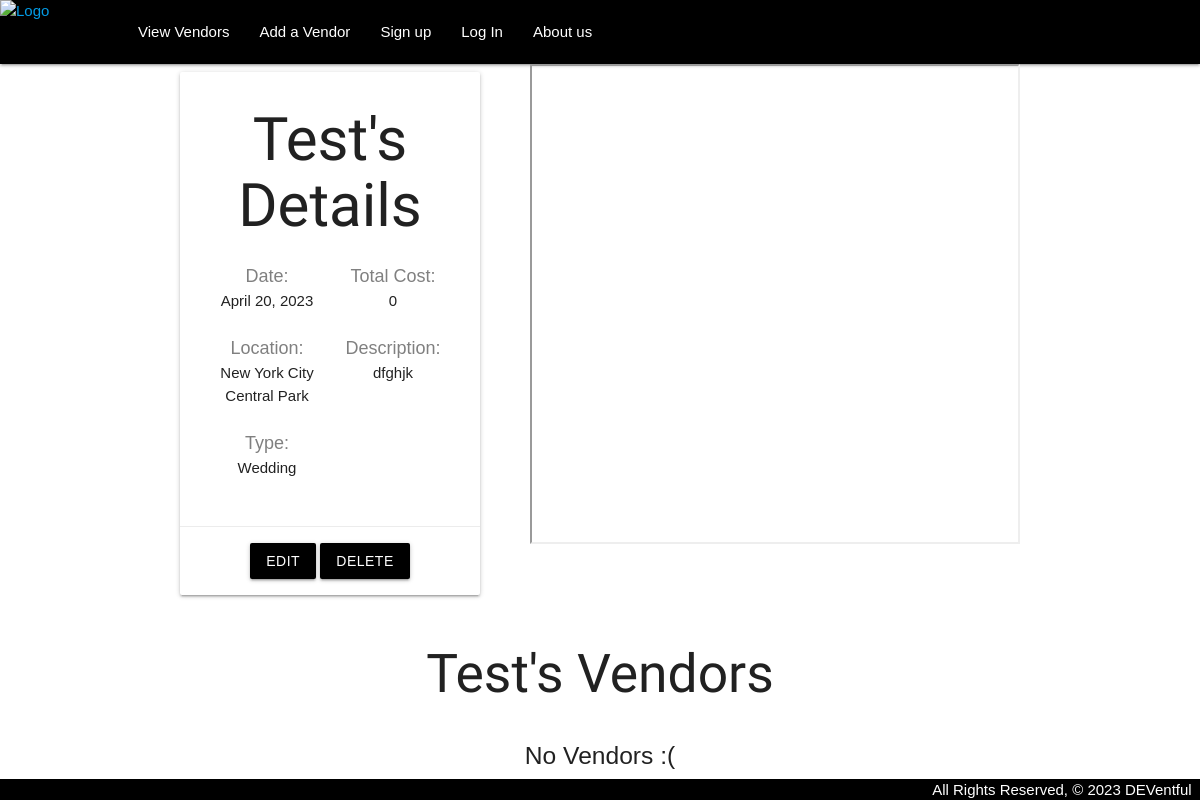
The app's page /events/1/, older data.
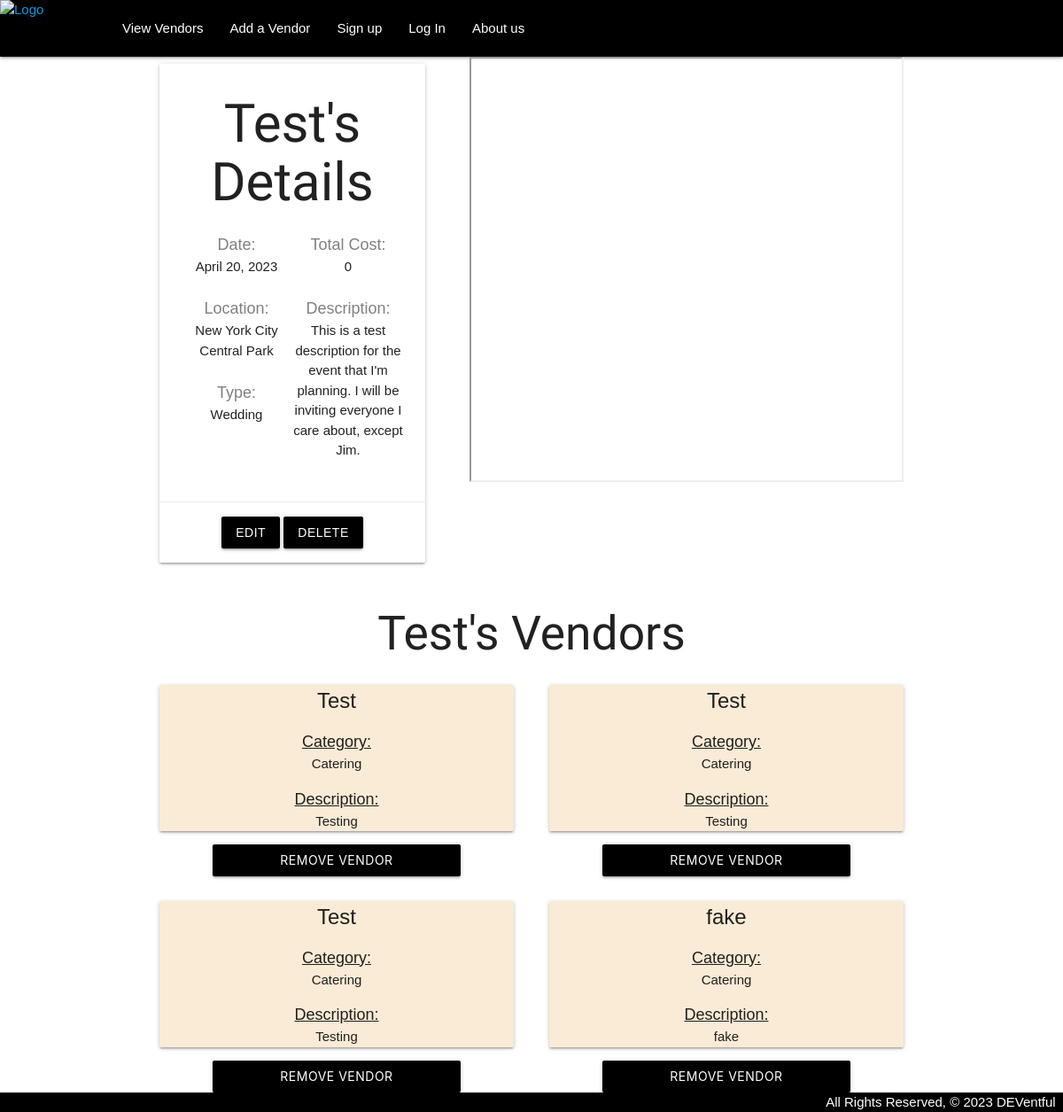
The same page, newer data.
### main_app/models.py (models this page shows, shortened)
class Event(models.Model):
    event_name = models.CharField(max_length=255)
    event_date = models.DateField()
    start_time = models.CharField(max_length=10)
    end_time = models.CharField(max_length=10)
    location = models.CharField(max_length=255)
    description = models.TextField()
    user = models.ForeignKey(User, on_delete=models.CASCADE)
    budget = models.IntegerField(default=0)
    created_at = models.DateTimeField(auto_now_add=True)
    updated_at = models.DateTimeField(auto_now=True)
    event_type = models.CharField(max_length=2, choices=TYPES, default=TYPES[0][0])

class Vendor(models.Model):
    vendor_name = models.CharField(max_length=200)
    description = models.CharField(max_length=500)
    category = models.CharField(max_length=1, choices=CATEGORIES, default=CATEGORIES[0][0])
    cost = models.IntegerField(default=0.00)
    poc = models.CharField(max_length=12)
    email = models.EmailField(max_length=254)
    phone = models.IntegerField(default=1234567890)
    events = models.ManyToManyField(Event, blank=True)

### main_app/views.py (the view)
# urls.py: path('events/<int:pk>/', views.event_detail, name='event_detail'),
def event_detail(request, pk):
    event_id = pk
    event = Event.objects.get(id=event_id)
    q_location = '+'.join(event.location.split())
    vendors = event.vendor_set.all()
    cost = 0
    key = os.environ['GOOGLE_API_KEY']
    for vendor in vendors:
        cost += vendor.cost
    return render(request, 'main_app/event_detail.html', {'event': event, 'query':q_location, 'total_cost':cost, 'key':key})

### main_app/templates/main_app/event_detail.html (shortened to what this page needs)
{% extends 'base.html' %}
{% block content %}
<div id="events-detail-all">
<div id="top-events-detail">
<div class="card" >
    <h2 class="center-align" style="font-family: 'Bruno Ace', cursive; margin-bottom: 0px !important; font-size: 60px;text-align: center;">{{ event.event_name }}'s Details</h2>
        <div class="card-stacked">
            <div id="event-detail-card" class="card-content">
                <div id="event-card-left">
                    <p><strong style="color: grey; font-size: large;">Date: </strong> <br>{{ event.event_date }}</p><br>
                    <p><strong style="color: grey; font-size: large;">Location: </strong> <br>{{ event.location }}</p><br>
                    <p><strong style="color: grey; font-size: large;">Type: </strong> <br>{{ event.get_event_type_display }}</p><br>
                </div>
                <div id="event-card-right">
                    <p><strong style="color: grey; font-size: large;">Total Cost: </strong> <br>{{ total_cost }}</p><br>
                    <p><strong style="color: grey; font-size: large;">Description:</strong> <br>{{ event.description }}</p><br>
                </div>
        </div>
        <div class="card-action">
            <a class="waves-effect waves-light btn black" href="{% url 'event_update' event.id %}">Edit</a>
            <a  class=" waves-effect waves-light btn black" href="{% url 'event_delete' event.id %}">Delete</a>
        </div>
    </div>
</div>
                <div class="map-container">
                    <iframe
                    width="490px"
                    height="480px"
                    loading="lazy"
                    allowfullscreen
                    src="https://www.google.com/maps/embed/v1/place?key={{key}}&q={{query}}">
                </iframe>
            </div>
</div>
        <h2 class="center-align event-name" style="font-family: 'Bruno Ace'">{{ event.event_name }}'s Vendors</h2>
            <div id="vendor-area">
                {% if event.vendor_set.all.count %}
                {% for vendor in event.vendor_set.all %}
                <div id="vendor-on-event" class="col s12 m6 l4"
                <a href="{% url 'vendor_detail' vendor.id %}">
                    <div class="card" style="display:flexbox;position: relative; width: 400px; background-color: antiquewhite;" >
                            <span class="card-title">{{ vendor.vendor_name }}</span>
                            <p > <strong style="text-decoration: underline; font-size: large;"> Category: <br></strong> {{ vendor.get_category_display }} </p>
                            <p> <strong style="text-decoration: underline; font-size: large;">Description: <br></strong>{{ vendor.description }}</p>
                        </div></a>
                        <form action="{% url 'disassoc_vendor' vendor.id event.id %}" method="POST">
                            <input type="submit" class="btn" value="Remove Vendor" style="background-color: black; align-items: center;width: 280px;">
                        </form>
                    </div>
                    {% endfor %}
                    {% else %}
                    <h5>No Vendors :(</h5>
                    {% endif %}
                </div>
            </div>
    {% endblock %}

### main_app/templates/base.html (shortened to what this page needs)
{% load static %}
<!DOCTYPE html>
<html lang="en">
<head>
	<link rel="stylesheet" href="https://cdnjs.cloudflare.com/ajax/libs/materialize/1.0.0/css/materialize.min.css">
	<link rel="stylesheet" type="text/css" href="{% static 'css/style.css' %}">
</head>
<body >
	<header class="header-menu " >
		<a href="{% url 'home' %}"><img src="https://i.imgur.com/OomMXBI.png" alt="Logo"></a>
		<nav class="black">
			<div>
				<ul class="left">
					{% if user.is_authenticated %}
					<li><a href="{% url 'events_index' %}">All My Events</a></li>
					<li><a href="{% url 'event_create' %}">Create an Event</a></li>
					<li><a href="{% url 'vendors_index' %}">View Vendors</a></li>
					<li><a href="{% url 'vendor_create' %}">Add a Vendor</a></li>
					<li><a href="{% url 'logout' %}">Log Out</a></li>
					{% else %}
					<li><a href="{% url 'vendors_index' %}">View Vendors</a></li>
					<li><a href="{% url 'vendor_create' %}">Add a Vendor</a></li>
					<li><a href="{% url 'signup' %}">Sign up</a></li>
					<li><a href="{% url 'login' %}">Log In</a></li>
				  	{% endif %}
					<li><a href="{% url 'about' %}">About us</a></li>
				</ul>
			</div>
		</nav>
	</header>
	<main class="container">
		{% block content %}
		{% endblock %}
	</main>
	<footer class="page-footer black">
		<div class="right black">All Rights Reserved, &copy; 2023 DEVentful &nbsp;</div>
	</footer>
</body>
</html>

### main_app/static/css/style.css (style rules this page uses)
body { display: flex; min-height: 100vh; flex-direction: column; font-family: 'Gill Sans', 'Gill Sans MT', Calibri, 'Trebuchet MS', sans-serif; }
main { flex: 1 0 auto; }
footer.page-footer { padding-top: 0; text-align: right; }
header img { width: 103px; height: auto; float: left; margin-right: 20px; }
.container { display: flex; }
.card { width: 50%; }
#top-events-detail { display: flex; flex-direction: row; gap: 50px; width: 100%; justify-content: space-around; }
#vendor-on-event { text-align: center; }
#events-detail-all { display: flex; flex-direction: column; justify-content: center; align-items: center; }
#vendor-area { display: flex; flex-direction: row; gap: 20px; flex-wrap: wrap; justify-content: space-between; }
#event-detail-card { display: flex; flex-direction: row; justify-content: space-evenly; }
#event-card-left, #event-card-right { text-align: center; width:50%; }
.card-action { text-align: center; gap: 50px; }

Row changes from the older to the newer data that the page shows:
changed Event "Test": description "dfghjk" → "This is a test description for the event that I'm planning. I will be inviting everyone I care about, except Jim."
now on this page (row unchanged): Vendor: vendor_name "Test", category "Catering", description "Testing"
added Vendor: vendor_name "Test", category "Catering", description "Testing"
added Vendor: vendor_name "Test", category "Catering", description "Testing"
added Vendor: vendor_name "fake", category "Catering", description "fake"
Text that changed along with them:
text no longer shown: "No Vendors :("
